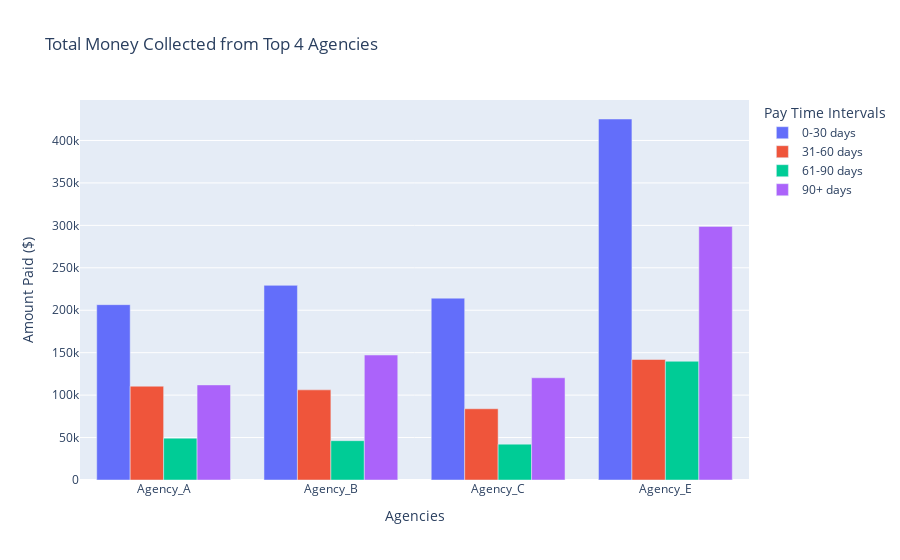
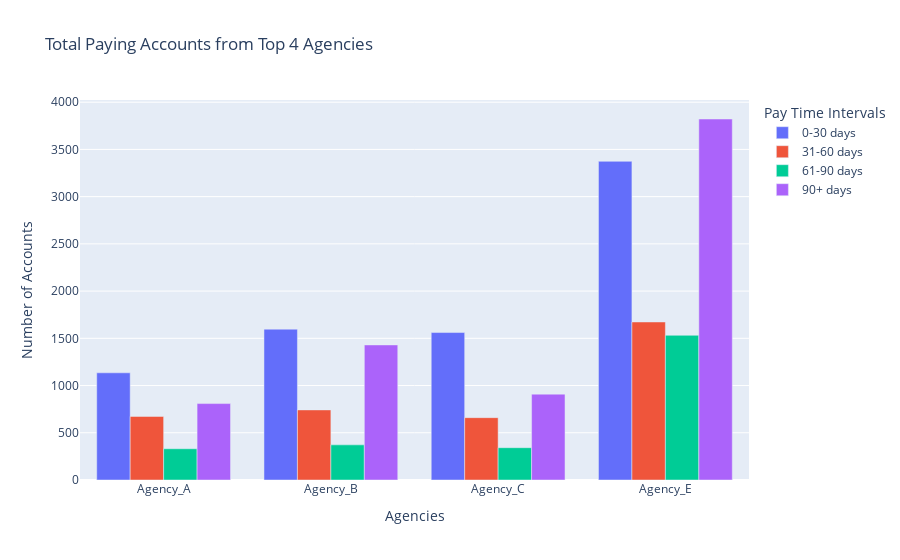

Write notebook code for charts like these, in order.
### Markdown cell above
### Task 10: Create two grouped bar charts. One should show the total amount of money the top 4 agencies collected over the four time intervals in task eight. The second one should show the total number of unique accounts those top 4 agencies collected.

First, the data frame was grouped by the agency column and then the sum of amount_paid_total was calculated for all unique accounts. Then the top 4 agencies were found using this data. 

The original data frame was then grouped again by agency and pay_time_intervals, and the sum for amount_paid_total was calculated for these groups. Then all of the rows which did not have agencies in the top 4 were filtered out.
This data frame was used for creating the first plot.

A similar approach was used for the data frame for the second plot. The original data frame was again grouped by agency and pay_time_intervals. The size of each group was then calculated (assuming each row is a unique account and date combination) and was used as the total number of unique accounts. The data frame was again filtered to only include data from the top 4 agencies.

### Code cell
def top_4_agencies(df):
    
    # Plot 1 Data
    # Get the sum for the total paid amount for each agency
    groupby_agency = df.groupby(['agency'], sort=False, as_index=False)
    
    # Get the sum of amount_paid_total for unique accounts for each agency
    amount_paid_agency = groupby_agency['amount_paid_total'].sum()
    
    # Sort grouped accounts by amount_paid_total asc
    amount_paid_agency = amount_paid_agency.sort_values(by=['amount_paid_total'], ascending=False)
    
    # Get top 4 agencies
    top4 = amount_paid_agency['agency'].tolist()[:4]
    
    # Group by agency and time invervals
    groupby_agency_time = df.groupby(['agency', 'pay_time_intervals'])
    
    # Total amount paid for each agency for each time interval
    total_paid_per_time = groupby_agency_time['amount_paid_total'].sum().reset_index()
    
    # Only get rows that have the top 4 agencies
    target_rows = total_paid_per_time.agency.isin(top4)
    filtered_total_paid_per_time = total_paid_per_time[target_rows]
    
    # Plot 2 Data
    # Gets the total number of unique accounts (unique ID and date combination)
    total_accounts = groupby_agency_time.size().reset_index()
    total_accounts = total_accounts.rename(columns= {0: 'total_accounts'})
    
    # Only get rows that have the top 4 agencies
    target_rows = total_accounts.agency.isin(top4)
    filtered_total_accounts = total_accounts[target_rows]
    
    
    return filtered_total_paid_per_time, filtered_total_accounts

agency_paid, agency_accounts = top_4_agencies(acc_df)


fig10 = px.bar(agency_paid, x='agency', y='amount_paid_total', color='pay_time_intervals', barmode='group',
               title='Total Money Collected from Top 4 Agencies', 
               labels={'agency': 'Agencies', 'amount_paid_total': 'Amount Paid ($)',
                       'pay_time_intervals': 'Pay Time Intervals'})
fig10.show()

fig10_part2 = px.bar(agency_accounts, x='agency', y='total_accounts', color='pay_time_intervals', barmode='group',
                    title='Total Paying Accounts from Top 4 Agencies',
                    labels={'agency': 'Agencies', 'total_accounts': 'Number of Accounts',
                       'pay_time_intervals': 'Pay Time Intervals'})
fig10_part2.show()

### Figure 1 — Plotly figure (JSON) as saved in the notebook; plotly's stock layout.template omitted (floating-point values rounded to 4 significant figures)
{"data": [{"alignmentgroup": "True", "hovertemplate": "Pay Time Intervals=0-30 days<br>Agencies=%{x}<br>Amount Paid ($)=%{y}<extra></extra>", "legendgroup": "0-30 days", "marker": {"color": "#636efa"}, "name": "0-30 days", "offsetgroup": "0-30 days", "orientation": "v", "showlegend": true, "textposition": "auto", "type": "bar", "x": ["Agency_A", "Agency_B", "Agency_C", "Agency_E"], "xaxis": "x", "y": [206600.0, 229300.0, 214200.0, 425300.0], "yaxis": "y"}, {"alignmentgroup": "True", "hovertemplate": "Pay Time Intervals=31-60 days<br>Agencies=%{x}<br>Amount Paid ($)=%{y}<extra></extra>", "legendgroup": "31-60 days", "marker": {"color": "#EF553B"}, "name": "31-60 days", "offsetgroup": "31-60 days", "orientation": "v", "showlegend": true, "textposition": "auto", "type": "bar", "x": ["Agency_A", "Agency_B", "Agency_C", "Agency_E"], "xaxis": "x", "y": [110500.0, 106200.0, 83900.0, 142000.0], "yaxis": "y"}, {"alignmentgroup": "True", "hovertemplate": "Pay Time Intervals=61-90 days<br>Agencies=%{x}<br>Amount Paid ($)=%{y}<extra></extra>", "legendgroup": "61-90 days", "marker": {"color": "#00cc96"}, "name": "61-90 days", "offsetgroup": "61-90 days", "orientation": "v", "showlegend": true, "textposition": "auto", "type": "bar", "x": ["Agency_A", "Agency_B", "Agency_C", "Agency_E"], "xaxis": "x", "y": [49240.0, 46320.0, 42240.0, 139900.0], "yaxis": "y"}, {"alignmentgroup": "True", "hovertemplate": "Pay Time Intervals=90+ days<br>Agencies=%{x}<br>Amount Paid ($)=%{y}<extra></extra>", "legendgroup": "90+ days", "marker": {"color": "#ab63fa"}, "name": "90+ days", "offsetgroup": "90+ days", "orientation": "v", "showlegend": true, "textposition": "auto", "type": "bar", "x": ["Agency_A", "Agency_B", "Agency_C", "Agency_E"], "xaxis": "x", "y": [112000.0, 147200.0, 120400.0, 298800.0], "yaxis": "y"}], "layout": {"barmode": "group", "legend": {"title": {"text": "Pay Time Intervals"}, "tracegroupgap": 0}, "title": {"text": "Total Money Collected from Top 4 Agencies"}, "xaxis": {"anchor": "y", "domain": [0, 1], "title": {"text": "Agencies"}}, "yaxis": {"anchor": "x", "domain": [0, 1], "title": {"text": "Amount Paid ($)"}}}}

### Figure 2 — Plotly figure (JSON) as saved in the notebook; plotly's stock layout.template omitted (floating-point values rounded to 4 significant figures)
{"data": [{"alignmentgroup": "True", "hovertemplate": "Pay Time Intervals=0-30 days<br>Agencies=%{x}<br>Number of Accounts=%{y}<extra></extra>", "legendgroup": "0-30 days", "marker": {"color": "#636efa"}, "name": "0-30 days", "offsetgroup": "0-30 days", "orientation": "v", "showlegend": true, "textposition": "auto", "type": "bar", "x": ["Agency_A", "Agency_B", "Agency_C", "Agency_E"], "xaxis": "x", "y": [1135, 1597, 1561, 3374], "yaxis": "y"}, {"alignmentgroup": "True", "hovertemplate": "Pay Time Intervals=31-60 days<br>Agencies=%{x}<br>Number of Accounts=%{y}<extra></extra>", "legendgroup": "31-60 days", "marker": {"color": "#EF553B"}, "name": "31-60 days", "offsetgroup": "31-60 days", "orientation": "v", "showlegend": true, "textposition": "auto", "type": "bar", "x": ["Agency_A", "Agency_B", "Agency_C", "Agency_E"], "xaxis": "x", "y": [673, 742, 660, 1673], "yaxis": "y"}, {"alignmentgroup": "True", "hovertemplate": "Pay Time Intervals=61-90 days<br>Agencies=%{x}<br>Number of Accounts=%{y}<extra></extra>", "legendgroup": "61-90 days", "marker": {"color": "#00cc96"}, "name": "61-90 days", "offsetgroup": "61-90 days", "orientation": "v", "showlegend": true, "textposition": "auto", "type": "bar", "x": ["Agency_A", "Agency_B", "Agency_C", "Agency_E"], "xaxis": "x", "y": [331, 372, 342, 1532], "yaxis": "y"}, {"alignmentgroup": "True", "hovertemplate": "Pay Time Intervals=90+ days<br>Agencies=%{x}<br>Number of Accounts=%{y}<extra></extra>", "legendgroup": "90+ days", "marker": {"color": "#ab63fa"}, "name": "90+ days", "offsetgroup": "90+ days", "orientation": "v", "showlegend": true, "textposition": "auto", "type": "bar", "x": ["Agency_A", "Agency_B", "Agency_C", "Agency_E"], "xaxis": "x", "y": [809, 1430, 909, 3822], "yaxis": "y"}], "layout": {"barmode": "group", "legend": {"title": {"text": "Pay Time Intervals"}, "tracegroupgap": 0}, "title": {"text": "Total Paying Accounts from Top 4 Agencies"}, "xaxis": {"anchor": "y", "domain": [0, 1], "title": {"text": "Agencies"}}, "yaxis": {"anchor": "x", "domain": [0, 1], "title": {"text": "Number of Accounts"}}}}
